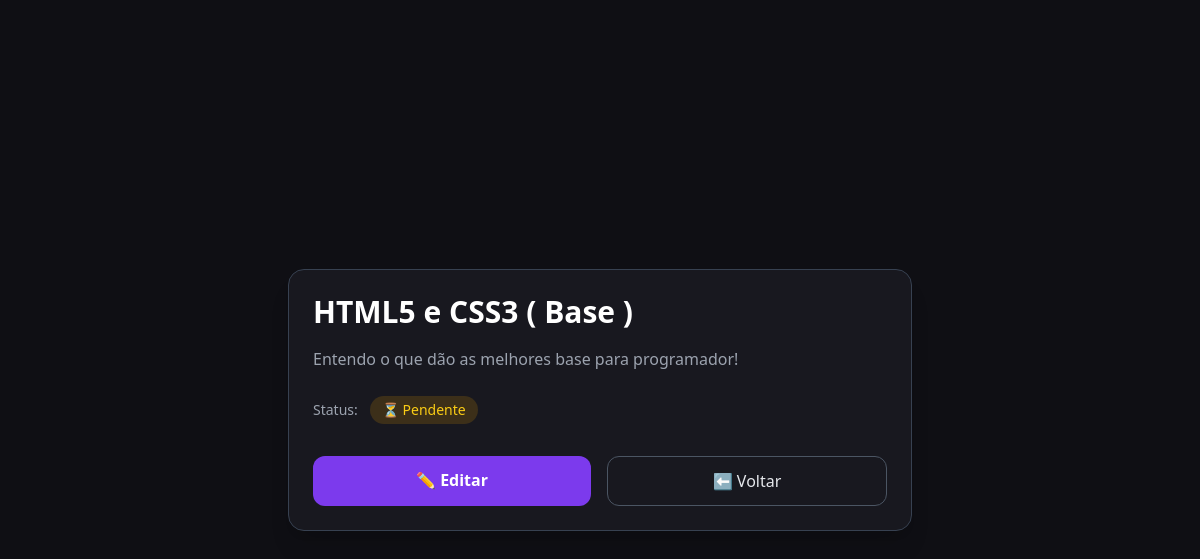
The app's page /tarefa/2/, older data.
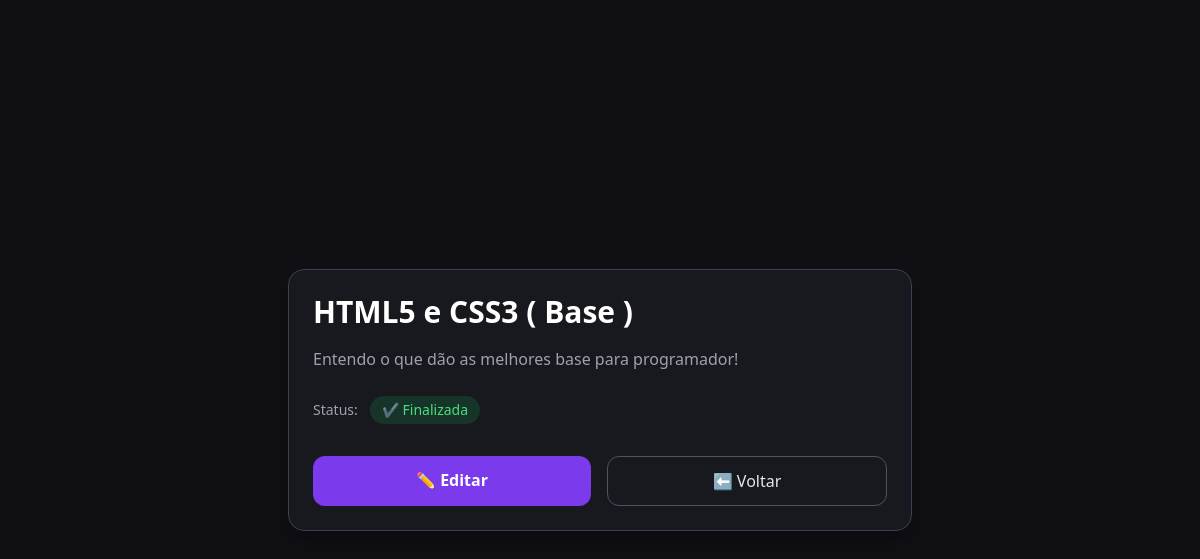
The same page, newer data.
### tarefas/views.py (the view)
# urls.py: path('tarefa/<int:tarefa_id>/', views.detalhes_tarefa, name='detalhes_tarefa'),
def detalhes_tarefa(request, tarefa_id):
    tarefa = get_object_or_404(Tarefa, id=tarefa_id)
    return render(request, 'tarefas/detalhe.html', {'tarefa': tarefa})

### tarefas/templates/tarefas/detalhe.html (shortened to what this page needs)
<!DOCTYPE html>
<html lang="pt-BR">
<head>
    <script src="https://cdn.tailwindcss.com"></script>
</head>
<body class="bg-dark text-gray-200 min-h-screen flex items-center justify-center">
    <div class="w-full max-w-2xl p-6">
        <div class="bg-card border border-gray-700 rounded-2xl p-6 shadow-xl">
            <h1 class="text-3xl font-bold text-white mb-4">
                {{ tarefa.titulo }}
            </h1>
            <p class="text-gray-400 leading-relaxed mb-6">
                {{ tarefa.descricao }}
            </p>
            <div class="mb-8">
                <span class="text-sm text-gray-400">Status:</span>
                {% if tarefa.finalizado %}
                    <span class="ml-2 inline-flex items-center px-3 py-1 rounded-full
                                 bg-green-600/20 text-green-400 text-sm font-medium">
                        ✔ Finalizada
                    </span>
                {% else %}
                    <span class="ml-2 inline-flex items-center px-3 py-1 rounded-full
                                 bg-yellow-600/20 text-yellow-400 text-sm font-medium">
                        ⏳ Pendente
                    </span>
                {% endif %}
            </div>
            <div class="flex flex-col sm:flex-row gap-4">
                <a href="{% url 'editar_tarefa' tarefa.id %}"
                   class="flex-1 text-center px-5 py-3 rounded-xl
                          bg-primary hover:bg-purple-700 transition
                          text-white font-semibold">
                    ✏️ Editar
                </a>
                <a href="{% url 'listar_tarefas' %}"
                   class="flex-1 text-center px-5 py-3 rounded-xl
                          border border-gray-600 hover:border-primary
                          hover:text-primary transition">
                    ⬅️ Voltar
                </a>
            </div>
        </div>
    </div>
</body>
</html>

Row changes from the older to the newer data that the page shows:
changed Tarefa "HTML5 e CSS3 ( Base )": finalizado False → True (drawn)
Text that changed along with them:
text no longer shown: "⏳ Pendente"
text now shown: "✔ Finalizada"
